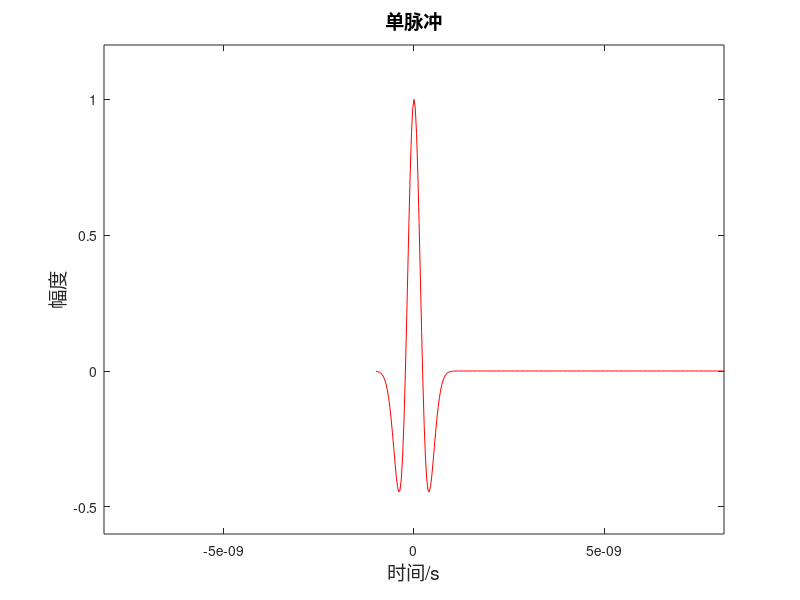
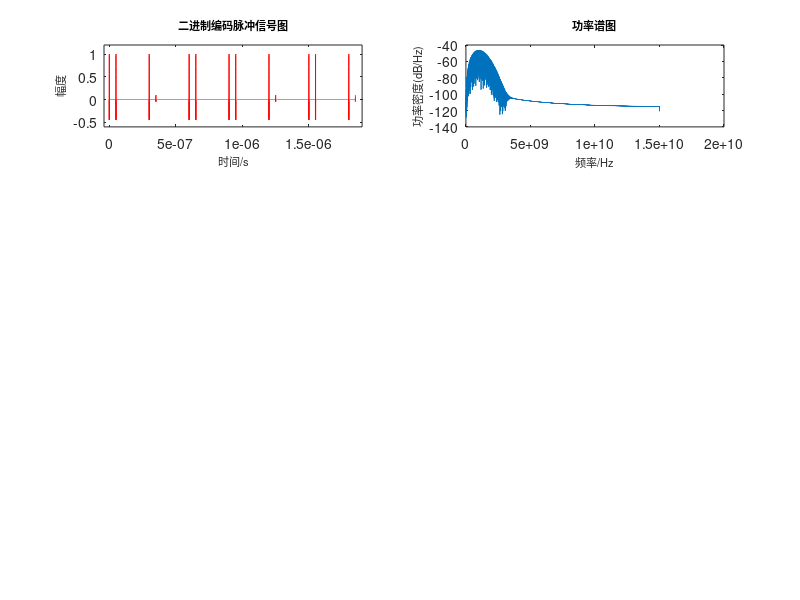

Write MATLAB code to recreate these figures, in order. (Note: this script raises an error after producing the figures.)
%% 模拟TR-UWB信号发生器和接收器
%SSB调制

% 定义变量
close all;
clear;
Ep = 1;                     %振幅
fs = 3e10;      %Hz   采样率
Fn = fs/2;      %Hz   最小奈奎斯特率
TD = 50e-9;     %seconds     参考脉冲和信息脉冲之间的距离
TS = 300e-9;    %seconds     参考脉冲之间的距离
tp = 2e-9;      %seconds     脉冲宽度
t=-1e-9:1/fs:1.85e-6;       %信号时间
t_ref = t;
t_pulse = t;
a=tp/2.5;       %经验系数

%% 生成单个脉冲
Y=(1-(4*pi.*(t.^2))/a^2) .* exp(-2*pi.*(t.^2)/a^2) / sqrt(Ep);
plot(t,Y,'-r');
axis([-1e-9 1e-9 -0.6 1.2])
ylabel('幅度', 'fontSize',14)
xlabel('时间/s','fontSize',14)
title('单脉冲','fontSize',14)

%% 创建延迟TS的参考脉冲
binary_seq = [1 0 1 1 0 1 0];
for i = 1:length(binary_seq)       
        t_ref = t_ref - TS;
        Y = Y + (1-(4*pi.*(t_ref.^2))/a^2) .* exp(-2*pi.*(t_ref.^2)/a^2) / sqrt(Ep);
end

%% 产生延迟TD和TS的信息脉冲
for i = 1:length(binary_seq)
    if i == 1
        t_pulse = t_pulse - TD;
        Y = Y + (1-(4*pi.*(t_pulse.^2))/a^2) .* exp(-2*pi.*(t_pulse.^2)/a^2) / sqrt(Ep); 
    end
    if i > 1
        if binary_seq(i) == 1
            t_pulse = t_pulse - TS;
            Y = Y + (1-(4*pi.*(t_pulse.^2))/a^2) .* exp(-2*pi.*(t_pulse.^2)/a^2) / sqrt(Ep);
        end
        if binary_seq(i) == 0
            t_pulse = t_pulse - TS;
            Y = Y + (1-(4*pi.*(t_pulse.^2))/a^2) .* exp(-2*pi.*(t_pulse.^2)/a^2) / sqrt(100);
        end
    end
end

%% 生成的信号及其与时间的关系
binary_signal = Y;
figure
subplot(421);
plot(t,binary_signal,'-r')
axis([-40e-9 1.9e-6 -0.6 1.2])
ylabel('幅度', 'fontSize',8)
xlabel('时间/s','fontSize',8)
title('二进制编码脉冲信号图','fontSize',8)

% figure
% plot(t,binary_signal,'-r')
% axis([-3e-9 6e-8 -0.6 1.2])
% ylabel('幅度', 'fontSize',14)
% xlabel('时间/s','fontSize',14)
% title('区域放大：1','fontSize',14)
% 
% figure
% plot(t,binary_signal,'-r')
% axis([2.9e-7 3.6e-7 -0.6 1.2])
% ylabel('幅度', 'fontSize',14)
% xlabel('时间/s','fontSize',14)
% title('区域放大：0','fontSize',14)


%% 生成并绘制频谱

NFFY=2.^(ceil(log(length(binary_signal))/log(2)));
FFTY=fft(binary_signal,NFFY);
NumUniquePts=ceil((NFFY+1)/2); 
FFTY=FFTY(1:NumUniquePts);
MY=abs(FFTY);
MY=MY*2;
MY(1)=MY(1)/2;
MY(length(MY))=MY(length(MY))/2;
MY=MY/length(binary_signal);
f=(0:NumUniquePts-1)*2*Fn/NFFY;
% figure
subplot(422); 
plot(f,20*log10(MY));
xlabel('频率/Hz','fontSize',8); 
title('功率谱图','fontSize',8);
ylabel('功率密度(dB/Hz)','fontSize',8);

%% SSB调制基带信号并绘制
fp =4.492e9;
[modulated_signal,tm] = modulate(binary_signal,fp,fs,'amssb');
% figure
subplot(423); 
plot(tm,modulated_signal,'-r')
axis([-4e-8 1.9e-6 -1.2 1.2])
ylabel('幅度', 'fontSize',8)
xlabel('时间/s','fontSize',8)
title('调制信号图','fontSize',8)

% figure
% plot(tm,modulated_signal,'-r')
% axis([2.95e-7 3.55e-7 -1.2 1.2])
% ylabel('幅度', 'fontSize',14)
% xlabel('时间/s','fontSize',14)
% title('区域放大','fontSize',14)

%% 生成并绘制调制信号的频谱

NFFY=2.^(ceil(log(length(modulated_signal))/log(2)));
FFTY=fft(modulated_signal,NFFY);
NumUniquePts=ceil((NFFY+1)/2); 
FFTY=FFTY(1:NumUniquePts);
MY=abs(FFTY);
MY=MY*2;
MY(1)=MY(1)/2;
MY(length(MY))=MY(length(MY))/2;
MY=MY/length(modulated_signal);
f=(0:NumUniquePts-1)*2*Fn/NFFY;
% figure
subplot(424); 
plot(f,20*log10(MY));
xlabel('频率/Hz','fontSize',8); 
title('调制信号功率谱图','fontSize',8);
ylabel('功率密度(dB/Hz)','fontSize',8);


%% 对接收到的信号进行平方并绘制
modulated_signal=awgn(modulated_signal,30);
received_signal_sqr = modulated_signal.^2;
% figure
subplot(425); 
plot(tm,received_signal_sqr,'-r')
axis([-4e-8 1.9e-6 -0.2 1.2])
ylabel('幅度', 'fontSize',8)
xlabel('时间/s','fontSize',8)
title('接收的含噪信号平方','fontSize',8)
% 
% figure
% plot(tm,received_signal_sqr,'-r')
% axis([2.95e-7 3.55e-7 -0.2 1.2])
% ylabel('幅度', 'fontSize',14)
% xlabel('时间/s','fontSize',14)
% title('区域放大','fontSize',14)

%% 生成并绘制平方接收信号的频谱
NFFY=2.^(ceil(log(length(received_signal_sqr))/log(2)));
FFTY=fft(received_signal_sqr,NFFY);
NumUniquePts=ceil((NFFY+1)/2); 
FFTY=FFTY(1:NumUniquePts);
MY=abs(FFTY);
MY=MY*2;
MY(1)=MY(1)/2;
MY(length(MY))=MY(length(MY))/2;
MY=MY/length(received_signal_sqr);
f=(0:NumUniquePts-1)*2*Fn/NFFY;
% figure
subplot(426); 
plot(f,20*log10(MY));
xlabel('频率/Hz','fontSize',8); 
title('接收含噪信号平方功率谱图','fontSize',8);
ylabel('功率密度(dB/Hz)','fontSize',8);


%% 按100ns的批次对信号进行时间积分并绘制
integrated_signal = zeros(1,length(received_signal_sqr));
start_time = min(tm);
next_time = 0;
while next_time < max(tm)
    next_time = next_time + 100e-9; %每100ns
    index = find((start_time <= tm) & (tm < next_time));
    integrated_signal(index) = cumtrapz(received_signal_sqr(index)); %每100ns积分一次
    start_time = next_time;
end

% figure
subplot(427); 
plot(tm,integrated_signal,'-r')
ylabel('幅度', 'fontSize',8)
xlabel('时间/s','fontSize',8)
title('积分后信号','fontSize',8)

%% 设计阈值决策01
recovered_data = zeros(1,7);
threshold = 15;
start_time = min(tm);
next_time = 0;
i = 1;
result = zeros(1,length(binary_signal));
while next_time < max(tm)
    next_time = next_time + 100e-9; %每100ns
    index = find((start_time <= tm) & (tm < next_time));
    if(max(integrated_signal(index)) > threshold && max(integrated_signal(index) > 0))
        recovered_data(i) = 1;
        result(index) = integrated_signal(index);
    else
        recovered_data(i) = 0;
    end
    next_time = next_time + 200e-9; % 延迟200ns
    start_time = next_time;
    i = i + 1;
end
% figure
subplot(428); 
stem(recovered_data,'-r')
ylabel('幅度', 'fontSize',8)
title('结果','fontSize',8)
axis([0 8 -0.1 1.1])
disp('恢复信号: ')
disp(recovered_data)



